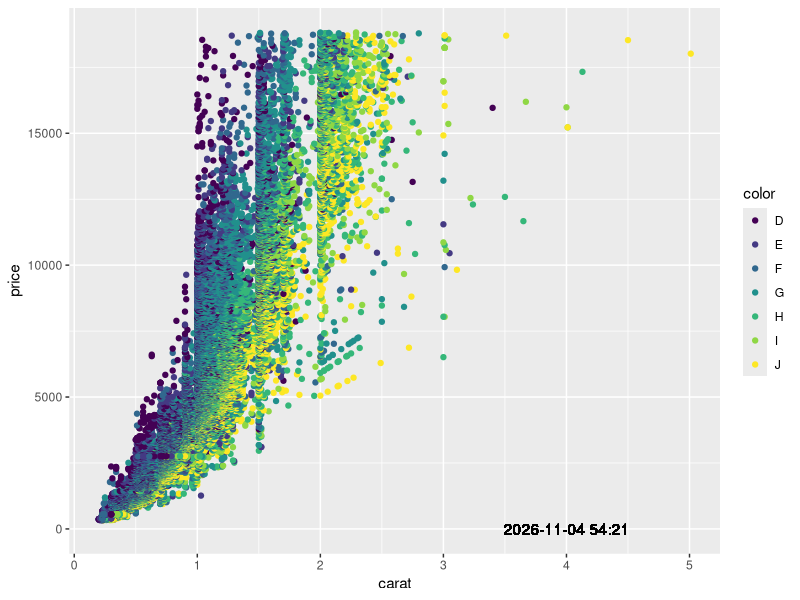

Generate this figure with R:
## ---- chunk 1
datetime_label <- glue::glue("{lubridate::date(Sys.time())} {lubridate::minute(Sys.time())}:{lubridate::hour(Sys.time())}")

ggplot2::diamonds |> 
  ggplot2::ggplot() + 
  ggplot2::geom_point(ggplot2::aes(x = carat, y = price, group = color, color = color)) + 
  ggplot2::geom_text(ggplot2::aes(x = 4, y = 0), label = datetime_label)

